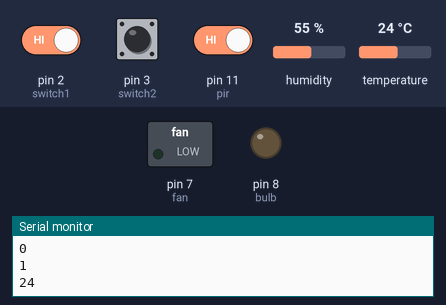
The sketch below on a simulated Arduino Uno, built with avr-gcc and run on an emulated ATmega328P. Shown: switched loads named in the sketch (green lamp = pin HIGH), output pins drawn as LEDs (lit = HIGH), the last lines printed to the serial monitor. The test bench sets the inputs (shaded band); at power-on: pin 2 (switch1) HIGH, pin 11 (pir) HIGH, pin 3 (switch2) HIGH, humidity 55 %, temperature 24 °C.

Above: at 2.8 s.
2.9 s: pin 2 (switch1) driven LOW and pin 11 (pir) driven LOW
At 6.6 s:
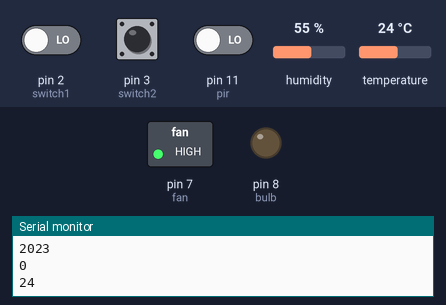
Timing chart, 0 to 8.1 s (numbered marks = the images above; inputs shaded):
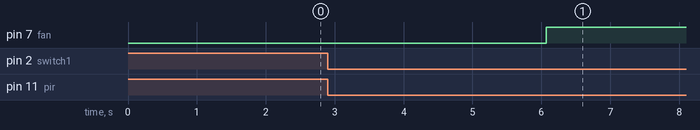

Measured:
- after the input at 2.9 s, pin 7 (fan): LOW → HIGH after 3.2 s

The sketch:

dawilly_final_year_code.ino
```cpp
#include "DHT.h"
#define DHTPIN A4
#define DHTTYPE DHT11
DHT dht(DHTPIN, DHTTYPE);
#define pir 11
#define fan 7
#define bulb 8
#define switch1 2
#define switch2 3
int gene_state;
int opstate=0;
 const unsigned long eventInterval = 30000;
unsigned long previousTime = 0;
int count;


void setup() {
Serial.begin(9600);
pinMode(switch1,INPUT);
pinMode(switch2,INPUT);
pinMode(pir,INPUT);
pinMode(fan,OUTPUT);
pinMode(bulb,OUTPUT);
digitalWrite(fan,LOW);

}

void loop()
 {
  dht.begin();
  unsigned long currentTime = millis();
  int Second_state=digitalRead(switch1);
   int Third_state= digitalRead(switch2);
    byte PIR_READINGS=digitalRead(pir);
   Serial.println(PIR_READINGS);
digitalWrite(bulb,LOW);
int h = dht.readHumidity();
int temp = dht.readTemperature();
  Serial.println(temp);
   delay(2000);
    Serial.println(currentTime);
     Serial.println(previousTime);


if (currentTime - previousTime >= eventInterval) {
   previousTime = currentTime;
      if(PIR_READINGS==LOW){
                     digitalWrite(fan,HIGH);

                             }


  }


  if(PIR_READINGS==HIGH){
    previousTime = currentTime;

    if(Second_state==LOW && Third_state==LOW )
                 {
                  if(temp > 12){
                     digitalWrite(fan,LOW);

                             }
                               else{
                                    digitalWrite(fan,HIGH);
                                                  }
                  }


 }
 else if(Second_state==HIGH && Third_state==LOW)
 {
  digitalWrite(fan,HIGH);

  }
   else if(Second_state==LOW && Third_state==HIGH)
 {
  digitalWrite(fan,HIGH);

  }


 }
```
